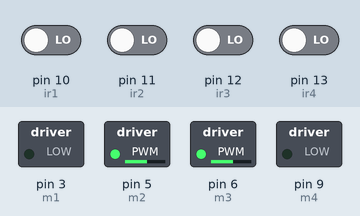
Recording of a sketch running on a simulated Arduino Uno, built with avr-gcc and run on an emulated ATmega328P. Parts: switched loads named in the sketch (green lamp = pin HIGH). The test bench sets the inputs (shaded band); at power-on: pin 10 (ir1), pin 11 (ir2), pin 12 (ir3), pin 13 (ir4) LOW.

Above: at 1.2 s.
1.3 s: pin 10 (ir1) driven HIGH
At 1.9 s:
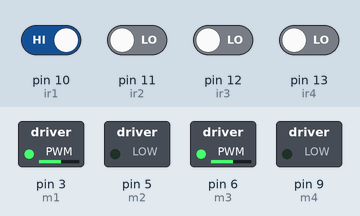
2.8 s: pin 11 (ir2) driven HIGH
At 3.1 s:
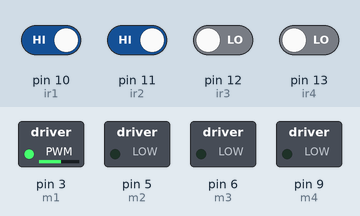
4.3 s: pin 11 (ir2) driven LOW
At 5.4 s:
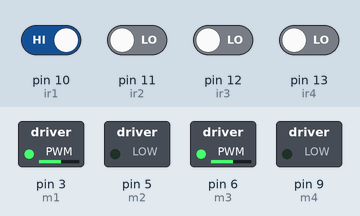
5.8 s: pin 12 (ir3) driven HIGH
At 6.6 s:
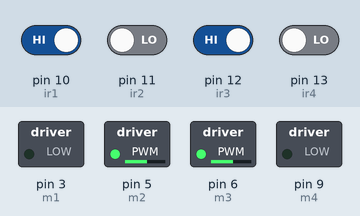
7.3 s: pin 13 (ir4) driven HIGH
At 7.7 s:
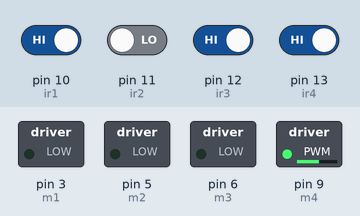
8.8 s: pin 10 (ir1) driven LOW and pin 12 (ir3) driven LOW
At 10.1 s:
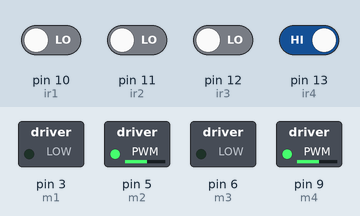
Timing chart, 0 to 11.3 s (numbered marks = the images above; inputs shaded):
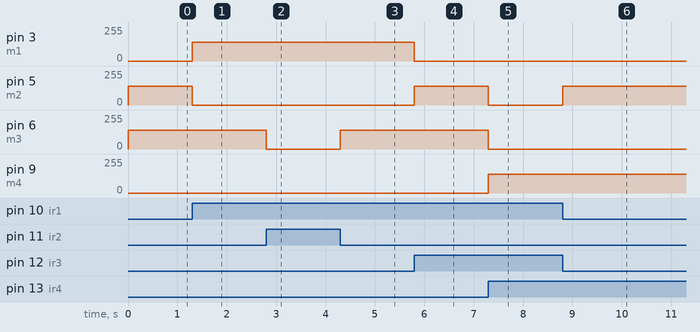

The sketch:

linefolloweer.ino
```cpp
// (m=motor)
int m1=3;
int m2=5;
int m3=6;
int m4=9;
int ir1=10;
int ir2=11;
int ir3=12;
int ir4=13;
int L1;
int L2;
int R1;
int R2;
int pwm=140;

void setup() {
pinMode(m1,OUTPUT);
pinMode(m2,OUTPUT);
pinMode(m3,OUTPUT);
pinMode(m4,OUTPUT);
pinMode(ir1,INPUT);
pinMode(ir2,INPUT);
pinMode(ir3,INPUT);
pinMode(ir4,INPUT);
}

void loop() {
L1=digitalRead(ir1);
L2=digitalRead(ir2);
R1=digitalRead(ir3);
R2=digitalRead(ir4);
if (L1==1&&L2==1&&R1==1&&R2==1){
  analogWrite(m1,0);
  analogWrite(m2,pwm);
  analogWrite(m3,pwm);
  analogWrite(m4,0);
}
else if (L1==1&&L2==1&&R1==1&&R2==0){
  analogWrite(m1,pwm);
  analogWrite(m2,0);
  analogWrite(m3,0);
  analogWrite(m4,0);
}
else if (L1==1&&L2==1&&R1==0&&R2==1){
  analogWrite(m1,pwm);
  analogWrite(m2,0);
  analogWrite(m3,0);
  analogWrite(m4,0);
}
else if (L1==1&&L2==1&&R1==0&&R2==0){
  analogWrite(m1,pwm);
  analogWrite(m2,0);
  analogWrite(m3,0);
  analogWrite(m4,0);
}
else if (L1==1&&L2==0&&R1==1&&R2==1){
  analogWrite(m1,0);
  analogWrite(m2,0);
  analogWrite(m3,0);
  analogWrite(m4,pwm);
}
else if (L1==1&&L2==0&&R1==1&&R2==0){
  analogWrite(m1,0);
  analogWrite(m2,pwm);
  analogWrite(m3,pwm);
  analogWrite(m4,0);
}
else if (L1==1&&L2==0&&R1==0&&R2==1){
  analogWrite(m1,0);
  analogWrite(m2,pwm);
  analogWrite(m3,pwm);
  analogWrite(m4,0);
}
else if (L1==1&&L2==0&&R1==0&&R2==0){
  analogWrite(m1,pwm);
  analogWrite(m2,0);
  analogWrite(m3,pwm);
  analogWrite(m4,0);
}
else if (L1==0&&L2==1&&R1==1&&R2==1){
  analogWrite(m1,0);
  analogWrite(m2,0);
  analogWrite(m3,0);
  analogWrite(m4,pwm);
}
else if (L1==0&&L2==1&&R1==1&&R2==0){
  analogWrite(m1,0);
  analogWrite(m2,pwm);
  analogWrite(m3,pwm);
  analogWrite(m4,0);
}
else if (L1==0&&L2==1&&R1==0&&R2==1){
  analogWrite(m1,0);
  analogWrite(m2,pwm);
  analogWrite(m3,pwm);
  analogWrite(m4,0);
}
else if (L1==0&&L2==1&&R1==0&&R2==0){
  analogWrite(m1,pwm);
  analogWrite(m2,0);
  analogWrite(m3,pwm);
  analogWrite(m4,0);
}
else if (L1==0&&L2==0&&R1==1&&R2==1){
  analogWrite(m1,0);
  analogWrite(m2,0);
  analogWrite(m3,0);
  analogWrite(m4,pwm);
}
else if (L1==0&&L2==0&&R1==1&&R2==0){
  analogWrite(m1,0);
  analogWrite(m2,pwm);
  analogWrite(m3,0);
  analogWrite(m4,pwm);
}
else if (L1==0&&L2==0&&R1==0&&R2==1){
  analogWrite(m1,0);
  analogWrite(m2,pwm);
  analogWrite(m3,0);
  analogWrite(m4,pwm);
}
else if (L1==0&&L2==0&&R1==0&&R2==0){
  analogWrite(m1,0);
  analogWrite(m2,pwm);
  analogWrite(m3,pwm);
  analogWrite(m4,0);
}
}
```

Measured:
- after the input at 1.3 s, pin 3 (m1): 0/255 → 140/255 at once; pin 5 (m2): 140/255 → 0/255 at once
- after the input at 2.8 s, pin 6 (m3): 140/255 → 0/255 at once
- after the input at 4.3 s, pin 6 (m3): 0/255 → 140/255 at once
- after the input at 5.8 s, pin 3 (m1): 140/255 → 0/255 at once; pin 5 (m2): 0/255 → 140/255 at once
- after the input at 7.3 s, pin 5 (m2), pin 6 (m3): 140/255 → 0/255 at once; pin 9 (m4): 0/255 → 140/255 at once
- after the input at 8.8 s, pin 5 (m2): 0/255 → 140/255 at once
